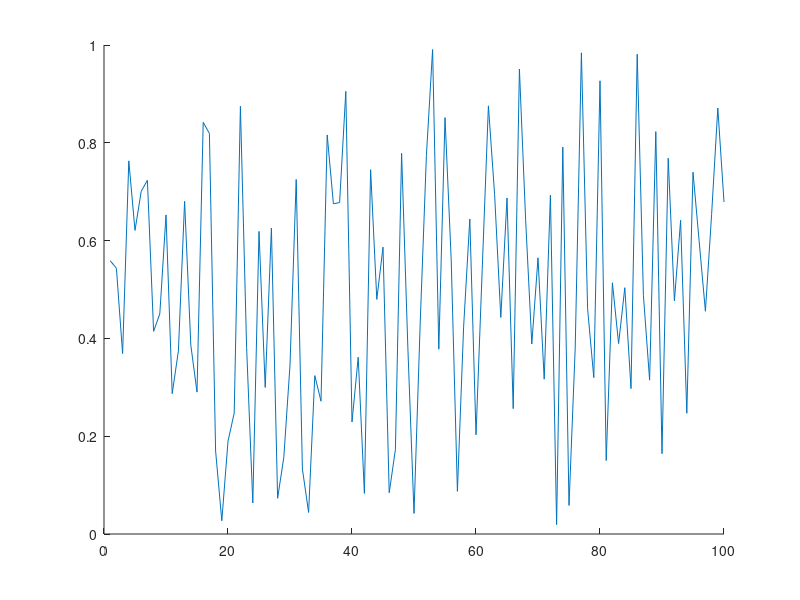

MATLAB code to generate this figure: (Note: this script raises an error after producing the figure.)
clc
close all
clear

if isfolder('pics') == 0
    mkdir('pics')
end

x = 1:100;
y = rand(100,1);
idxmin = find(y == max(y));
idxmax = find(y == min(y));
txt = ['\leftarrow y = ',int2str(max(y))];
hold on
plot(x,y)
plot(x,y,'o','MarkerIndices',[idxmin idxmax],'MarkerFaceColor','red','MarkerSize',5)
t = text(idxmax,y(idxmax),txt);
t.Color = [153/255 153/255 255/255];
hold off
legend('random plot [0:1]');
print -dpng ./pics/test.png
close
%% testing plot function
clc

x = [0:0.01:2*pi];
y = sin(x);
yCmp = cos(x);
string = 'My test plot';
p_title = 'test_print';
t="";

% test = myplot(x,y,string,p_title);
test2 = superplot(x,y,'plotName',"My super plot",'figureName',"super_plot");
test3 = superplot(x,y,'cmpYLegend',"cos(x)",'figureName',"cosxVsSinx",'cmpY',yCmp,'yLegend',"sin(x)",'yName',"Amplitude",'xName',"Samples NOT normalized to 2\pi", ...
    'plotName',"Plotting cos(x) against sin(x)");
close(test2);
close(test3);
test4 = superplot(x,y);

testV = ones(1,1);
testV(2) = 5;
